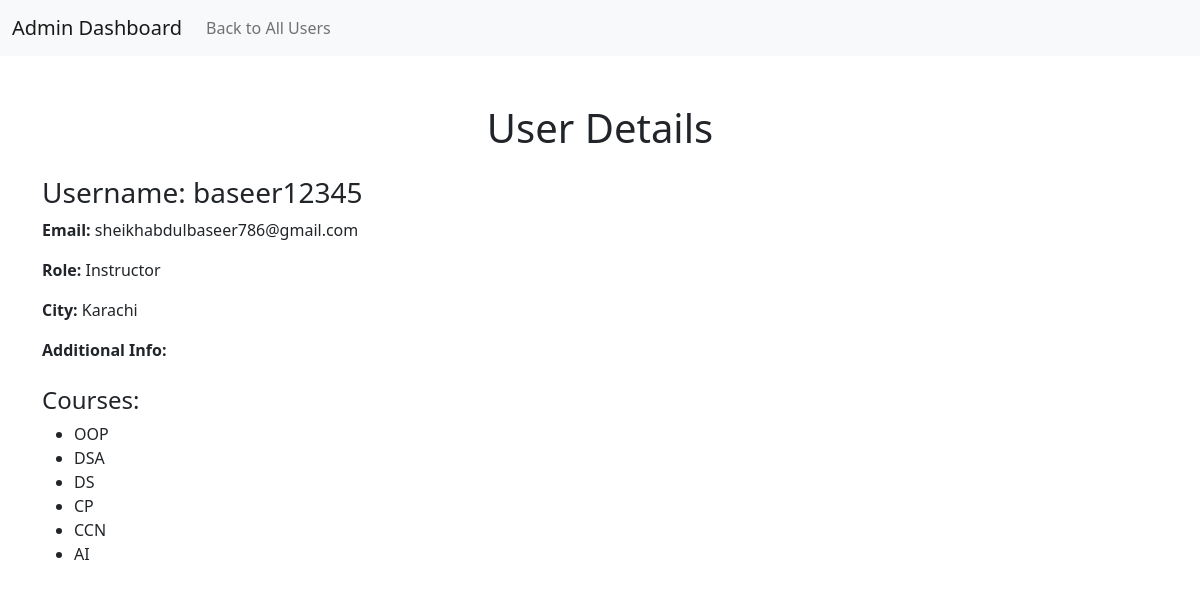
The app's page /authentication/user/baseer12345/ with its own data.
### authentication/models.py (models this page shows, shortened)
class Profile_main(models.Model):
    ROLE_CHOICES = [
        ('learner', 'Learner'),
        ('instructor', 'Instructor'),
        ('admin', 'Admin'),
    ]
    user = models.OneToOneField(User, on_delete=models.CASCADE)
    msg = models.TextField(null=True, blank=True, default=None)
    city = models.CharField(max_length=100)
    role = models.CharField(max_length=20, choices=ROLE_CHOICES, default='learner')  # New field for role

### course_instructor/models.py (models this page shows)
class Course(models.Model):
    COURSE_TYPE_CHOICES = [
        ('paid', 'Paid'),
        ('unpaid', 'Unpaid'),
    ]
    title = models.CharField(max_length=255)
    description = models.TextField()
    duration = models.DurationField(default=timedelta(days=30))
    instructor = models.ForeignKey(User, on_delete=models.CASCADE, related_name='courses_taught')
    course_type = models.CharField(max_length=10, choices=COURSE_TYPE_CHOICES, default='unpaid')
    created_at = models.DateTimeField(auto_now_add=True)
    updated_at = models.DateTimeField(auto_now=True)
    price = models.DecimalField(max_digits=10, decimal_places=2, default=0.00)  # New attribute

### authentication/views.py (the view)
# urls.py: path('user/<str:username>/', user_details, name='user_details'),
def user_details(request, username):
    user_profile = get_object_or_404(Profile_main, user__username=username)
    if user_profile.role == 'learner':
        subscriptions = Subscription.objects.filter(user=user_profile.user)
        courses = Course.objects.filter(title__in=[sub.course_title for sub in subscriptions])
    elif user_profile.role == 'instructor':
        courses = Course.objects.filter(instructor=user_profile.user)
    else:
        courses = None  # For other roles, no courses are displayed
    context = {
        'user_profile': user_profile,
        'courses': courses,  # Add the list of courses to the context
    }
    return render(request, 'user_details.html', context)

### template/user_details.html (shortened to what this page needs)
<!DOCTYPE html>
<html lang="en">
<head>
    <link href="https://cdn.jsdelivr.net/npm/bootstrap@5.1.0/dist/css/bootstrap.min.css" rel="stylesheet">
</head>
<body>
    <nav class="navbar navbar-expand-lg navbar-light bg-light">
        <div class="container-fluid">
            <a class="navbar-brand" href="#">Admin Dashboard</a>
            <div class="collapse navbar-collapse" id="navbarNav">
                <ul class="navbar-nav">
                    <li class="nav-item">
                        <a class="nav-link" href="{% url 'authentication:list_all_user' %}">Back to All Users</a>
                    </li>
                </ul>
            </div>
        </div>
    </nav>
    <div class="container mt-5">
        <h1 class="text-center">User Details</h1>
        <div class="mt-4">
            <h3>Username: {{ user_profile.user.username }}</h3>
            <p><strong>Email:</strong> {{ user_profile.user.email }}</p>
            <p><strong>Role:</strong> {{ user_profile.role|title }}</p>
            <p><strong>City:</strong> {{ user_profile.city }}</p>
            <p><strong>Additional Info:</strong> {{ user_profile.additional_info }}</p>
            <h4 class="mt-4">Courses:</h4>
            {% if courses %}
                <ul>
                    {% for course in courses %}
                        <li>{{ course.title }}
                        </li>
                    {% endfor %}
                </ul>
            {% else %}
                <p>No courses found.</p>
            {% endif %}
        </div>
    </div>
</body>
</html>

### records on screen
Profile_main: user.username "baseer12345", user.email "sheikhabdulbaseer786@gmail.com", role "Instructor", city "Karachi"
Course: title "OOP"
Course: title "DSA"
Course: title "DS"
Course: title "CP"
Course: title "CCN"
Course: title "AI"
